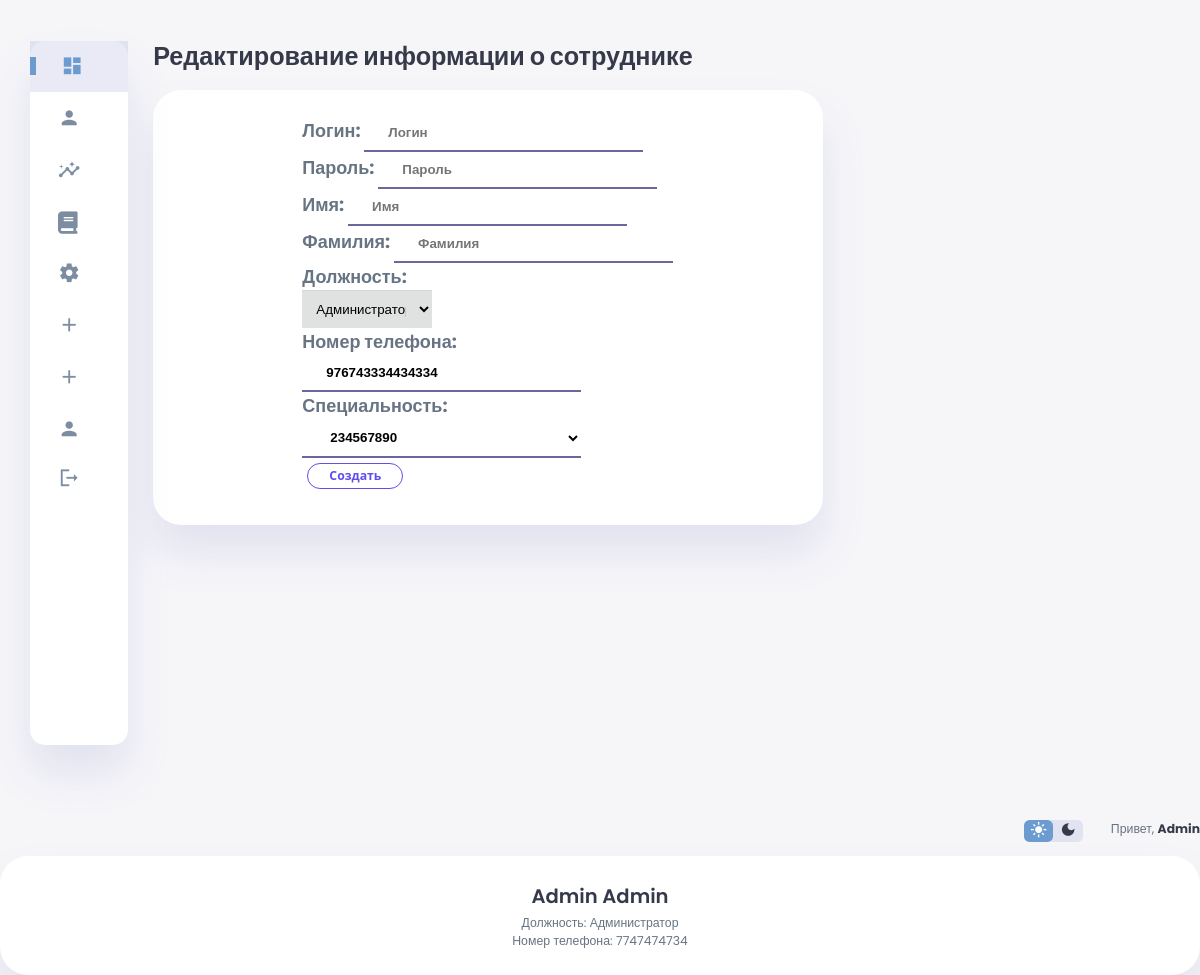
The page /employee_edit/2/ (signed in) on the database its author committed.
### core/models.py (models this page shows, shortened)
class Position(models.Model):
    position = models.CharField(max_length=100, verbose_name='Должность', unique = True)
    class Meta:
        verbose_name = 'Должность'
        verbose_name_plural = 'Должности'
    def __str__(self):
        return self.position

class Employee(models.Model):
    user = models.OneToOneField(User, verbose_name='Пользователь', on_delete=models.CASCADE)
    position = models.ForeignKey(Position, verbose_name='Должность', on_delete=models.CASCADE)
    phone = models.CharField(verbose_name='Номер телефона', max_length=20, null=True, blank=True)
    specialty = models.ForeignKey(Specialty, verbose_name='Специальность', max_length=100, on_delete=models.CASCADE)
    class Meta:
        verbose_name = 'Сотрудник'
        verbose_name_plural = 'Сотрудники'

class Specialty(models.Model):
    specialty = models.CharField(max_length=100 , verbose_name='Специальность учителя')
    class Meta:
        verbose_name = 'Преподаватель'
        verbose_name_plural = 'Преподаватели'
    def __str__(self):
        return self.specialty

### core/views.py (the view)
# urls.py: path('employee_edit/<int:employee_id>/', views.employee_edit, name='employee_edit'),
@staff_member_required
def employee_edit(request, employee_id):
    employee = Employee.objects.get(id=employee_id)
    if request.method == 'POST':
        form = EmployeeEditForm(request.POST, instance=employee)
        if form.is_valid():
            form.save()
            return redirect('employee_list')
    else:
        form = EmployeeEditForm(instance=employee)
    return render(request, 'employee_edit.html', {'form': form})

### core/templates/employee_edit.html (shortened to what this page needs)
{% extends 'index.html' %}
{% block content %}
  <div class="new-users">
    <h1>Редактирование информации о сотруднике</h1>
    <div class="user-list">
        <div class="course-title">
  <form method="POST">
    {{ form.as_p }}
    <button class="btn-outline-sm" type="submit" style="margin: 5px 5px 5px 5px;">Создать</button>
  </form>
</div>
</div>
</div>
</div>
{% endblock %}

### core/templates/index.html (shortened to what this page needs)
{% load static %}
<!DOCTYPE html>
<html lang="en">
<head>
    <link rel="stylesheet" href="{% static 'css/style.css'%}">
</head>
<body>
    <div class="container">
        <aside>
            <div class="sidebar">
                <a href="{% url 'home' %}" class="active">
                    <span class="material-icons-sharp">
                    </span>
                </a>
                <a href="{% url 'profile' request.user.id %}" class="">
                    <span class="material-icons-sharp">
                    </span>
                </a>
                <a href="#">
                    <span class="material-icons-sharp">
                    </span>
                    <a href="{% url 'course_list' %}" >
                        <span class="material-icons-sharp">
                            <i class="fa-solid fa-book"></i>
                        </span>
                    </a>
                    {% if user.is_superuser %}
                <a href="http://127.0.0.1:8000/admin">
                    <span class="material-icons-sharp">
                    </span>
                </a>
                <a href="{% url 'employee_create' %}">
                    <span class="material-icons-sharp">
                    </span>
                </a>
                <a href="{% url 'course_create' %}">
                    <span class="material-icons-sharp">
                    </span>
                </a>
                <a href="{% url 'employee_list' %}">
                    <span class="material-icons-sharp">
                    </span>
                </a>
                {% endif %}
                <a href="{% url 'logout' %}">
                    <span class="material-icons-sharp">
                    </span>
                </a>
            </div>
        </aside>
            <main>
                {% block content %}{% endblock %}
        <div class="right-section">
            <div class="nav">
                <div class="dark-mode">
                    <span class="material-icons-sharp active">
                    </span>
                    <span class="material-icons-sharp">
                    </span>
                </div>
                <div class="profile">
                    <div class="info">
                        <p>Привет, <b>{{user.first_name}}</b></p>
                    </div>
                </div>
            </div>
            <div class="user-profile">
                <div class="logo">
                    <h2>{{ user.first_name }} {{ user.last_name }}</h2>
                    <p>Должность: {{ user.employee.position }}</p>
                    <p>Номер телефона: {{user.employee.phone}}</p>
                </div>
            </div>
    </div>
</body>
</html>

### core/static/css/style.css (style rules this page uses)
:root { --color-primary: #6C9BCF; --color-danger: #FF0060; --color-success: #1B9C85; --color-warning: #F7D060; --color-white: #fff; --color-info-dark: #7d8da1; --color-dark: #363949; --color-light: rgba(132, 139, 200, 0.18); --color-dark-variant: #677483; --color-background: #f6f6f9; --card-border-radius: 2rem; --border-radius-1: 0.4rem; --border-radius-2: 1.2rem; --card-padding: 1.8rem; --padding-1: 1.2rem; --box-shadow: 0 2rem 3rem var(--color-light); }
* { margin: 0; padding: 0; outline: 0; appearance: 0; border: 0; text-decoration: none; box-sizing: border-box; }
html { font-size: 14px; }
body { width: 100vw; height: 100vh; font-family: 'Poppins', sans-serif; font-size: 0.88rem; user-select: none; overflow-x: hidden; color: var(--color-dark); background-color: var(--color-background); }
a { color: var(--color-dark); }
h1 { font-weight: 800; font-size: 1.8rem; }
h2 { font-weight: 600; font-size: 1.4rem; }
p { color: var(--color-dark-variant); }
b { color: var(--color-dark); }
.container { display: grid; width: 96%; margin: 0 auto; gap: 1.8rem; grid-template-columns: 12rem auto 23rem; }
aside { height: 100vh; }
aside .sidebar { display: flex; flex-direction: column; background-color: var(--color-white); box-shadow: var(--box-shadow); border-radius: 15px; height: 88vh; position: relative; top: 1.5rem; transition: all 0.3s ease; }
aside .sidebar a { display: flex; align-items: center; color: var(--color-info-dark); height: 3.7rem; gap: 1rem; position: relative; margin-left: 2rem; transition: all 0.3s ease; }
aside .sidebar a span { font-size: 1.6rem; transition: all 0.3s ease; }
aside .sidebar a:last-child { position: absolute; bottom: 2rem; width: 100%; }
aside .sidebar a.active { width: 100%; color: var(--color-primary); background-color: var(--color-light); margin-left: 0; }
aside .sidebar a.active::before { content: ''; width: 6px; height: 18px; background-color: var(--color-primary); }
aside .sidebar a.active span { color: var(--color-primary); margin-left: calc(1rem - 3px); }
main { margin-top: 1.4rem; }
main .new-users { margin-top: 1.3rem; }
main .new-users .user-list { background-color: var(--color-white); padding: var(--card-padding); border-radius: var(--card-border-radius); margin-top: 1rem; box-shadow: var(--box-shadow); display: flex; justify-content: space-around; flex-wrap: wrap; gap: 1.4rem; cursor: pointer; transition: all 0.3s ease; }
.right-section { margin-top: 1.4rem; }
.right-section .nav { display: flex; justify-content: end; gap: 2rem; }
.right-section .dark-mode { background-color: var(--color-light); display: flex; justify-content: space-between; align-items: center; height: 1.6rem; width: 4.2rem; cursor: pointer; border-radius: var(--border-radius-1); }
.right-section .dark-mode span { font-size: 1.2rem; width: 50%; height: 100%; display: flex; align-items: center; justify-content: center; }
.right-section .dark-mode span.active { background-color: var(--color-primary); color: white; border-radius: var(--border-radius-1); }
.right-section .nav .profile { display: flex; gap: 2rem; text-align: right; }
.right-section .user-profile { display: flex; justify-content: center; text-align: center; margin-top: 1rem; background-color: var(--color-white); padding: var(--card-padding); border-radius: var(--card-border-radius); box-shadow: var(--box-shadow); cursor: pointer; transition: all 0.3s ease; }
.right-section .user-profile h2 { margin-bottom: 0.2rem; }
@media screen and (max-width: 1200px) { .container { width: 95%; grid-template-columns: 7rem auto 23rem; } }
@media screen and (max-width: 1200px) { aside .sidebar a { width: 5.6rem; } }
@media screen and (max-width: 1200px) { aside .sidebar a:last-child { position: relative; margin-top: 1.8rem; } }
.course-title { font-size: 18px; font-weight: bold; margin-bottom: 5px; }
.btn-outline-sm { display: inline-block; padding: 0.875rem 1.5rem 0.875rem 1.5rem; border: 0.125rem solid #5f4dee; border-radius: 2rem; background-color: transparent; color: #5f4dee; font: 700 0.875rem/0 "Open Sans", sans-serif; text-decoration: none; transition: all 0.2s; }

### rows shown on the page
Position: position "Администратор"
Employee: phone "976743334434334"
Specialty: specialty "234567890"

### other values the page prints
{{ user.first_name }} "Admin"
{{ user.last_name }} "Admin"
{{ user.employee.position }} "Администратор"
{{ user.employee.phone }} "7747474734"
